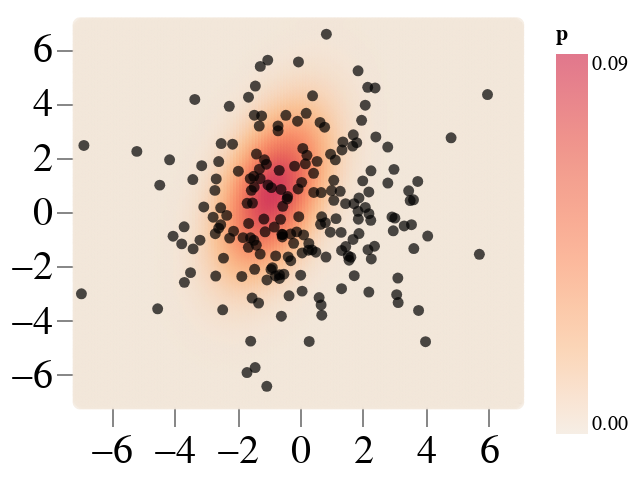

Notebook cell for this chart:
### Markdown cell above
### Qualitative Convergence

### Code cell
charts_svgd[0]

### Figure 1 — Vega-Lite specification as saved in the notebook (floating-point values rounded to 4 significant figures; data arrays with more than 128 entries replaced by an {"elided": "..."} marker saying what was removed)
{"config": {"view": {"continuousWidth": 400, "continuousHeight": 300}}, "layer": [{"data": {"name": "data-01e61d3063e20473598fa556d455212f"}, "mark": "point", "encoding": {"color": {"field": "p", "scale": {"scheme": "lightorange"}, "type": "quantitative"}, "tooltip": [{"field": "x", "type": "quantitative"}, {"field": "y", "type": "quantitative"}, {"field": "p", "type": "quantitative"}], "x": {"axis": {"labelFontSize": 20, "tickSize": 12, "title": ""}, "field": "x", "type": "quantitative"}, "y": {"axis": {"labelFontSize": 20, "tickSize": 12, "title": ""}, "field": "y", "type": "quantitative"}}, "height": 190, "width": 220}, {"data": {"name": "data-fd30d55f2abdaed0c4aa920730425493"}, "mark": {"type": "circle", "color": "black"}, "encoding": {"x": {"field": "x", "type": "quantitative"}, "y": {"field": "y", "type": "quantitative"}}}], "$schema": "https://vega.github.io/schema/vega-lite/v4.17.0.json", "datasets": {"data-01e61d3063e20473598fa556d455212f": {"elided": "19600 records"}, "data-fd30d55f2abdaed0c4aa920730425493": {"elided": "200 records"}}}
